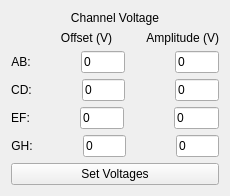
     <widget class="QWidget" name="verticalLayoutWidget_2">
      <property name="geometry">
       <rect>
        <x>300</x>
        <y>0</y>
        <width>230</width>
        <height>177</height>
       </rect>
      </property>
      <layout class="QVBoxLayout" name="Channel_voltage_layout">
       <property name="sizeConstraint">
        <enum>QLayout::SetDefaultConstraint</enum>
       </property>
       <item>
        <widget class="QLabel" name="label_3">
         <property name="text">
          <string>Channel Voltage</string>
         </property>
         <property name="alignment">
          <set>Qt::AlignCenter</set>
         </property>
        </widget>
       </item>
       <item>
        <layout class="QHBoxLayout" name="horizontalLayout">
         <item>
          <widget class="QLabel" name="offset_label">
           <property name="text">
            <string>Offset (V)</string>
           </property>
           <property name="alignment">
            <set>Qt::AlignRight|Qt::AlignTrailing|Qt::AlignVCenter</set>
           </property>
          </widget>
         </item>
         <item>
          <widget class="QLabel" name="amplitude_label">
           <property name="text">
            <string>Amplitude (V)</string>
           </property>
           <property name="alignment">
            <set>Qt::AlignRight|Qt::AlignTrailing|Qt::AlignVCenter</set>
           </property>
          </widget>
         </item>
        </layout>
       </item>
       <item>
        <layout class="QHBoxLayout" name="Channel_voltage_AB">
         <property name="spacing">
          <number>50</number>
         </property>
         <item>
          <widget class="QLabel" name="channel_name_9">
           <property name="text">
            <string>AB:</string>
           </property>
           <property name="alignment">
            <set>Qt::AlignCenter</set>
           </property>
          </widget>
         </item>
         <item>
          <widget class="QLineEdit" name="ab_offset_entry">
           <property name="text">
            <string>0</string>
           </property>
           <property name="alignment">
            <set>Qt::AlignLeading|Qt::AlignLeft|Qt::AlignVCenter</set>
           </property>
          </widget>
         </item>
         <item>
          <widget class="QLineEdit" name="ab_amplitude_entry">
           <property name="text">
            <string>0</string>
           </property>
           <property name="alignment">
            <set>Qt::AlignLeading|Qt::AlignLeft|Qt::AlignVCenter</set>
           </property>
          </widget>
         </item>
        </layout>
       </item>
       <item>
        <layout class="QHBoxLayout" name="Channel_voltage_AB_2">
         <property name="spacing">
          <number>50</number>
         </property>
         <item>
          <widget class="QLabel" name="channel_name_10">
           <property name="text">
            <string>CD:</string>
           </property>
           <property name="alignment">
            <set>Qt::AlignCenter</set>
           </property>
          </widget>
         </item>
         <item>
          <widget class="QLineEdit" name="cd_offset_entry">
           <property name="text">
            <string>0</string>
           </property>
           <property name="alignment">
            <set>Qt::AlignLeading|Qt::AlignLeft|Qt::AlignVCenter</set>
           </property>
          </widget>
         </item>
         <item>
          <widget class="QLineEdit" name="cd_amplitude_entry">
           <property name="text">
            <string>0</string>
           </property>
           <property name="alignment">
            <set>Qt::AlignLeading|Qt::AlignLeft|Qt::AlignVCenter</set>
           </property>
          </widget>
         </item>
        </layout>
       </item>
       <item>
        <layout class="QHBoxLayout" name="Channel_voltage_AB_3">
         <property name="spacing">
          <number>50</number>
         </property>
         <item>
          <widget class="QLabel" name="channel_name_11">
           <property name="text">
            <string>EF:</string>
           </property>
           <property name="alignment">
            <set>Qt::AlignCenter</set>
           </property>
          </widget>
         </item>
         <item>
          <widget class="QLineEdit" name="ef_offset_entry">
           <property name="text">
            <string>0</string>
           </property>
           <property name="alignment">
            <set>Qt::AlignLeading|Qt::AlignLeft|Qt::AlignVCenter</set>
           </property>
          </widget>
         </item>
         <item>
          <widget class="QLineEdit" name="ef_amplitude_entry">
           <property name="text">
            <string>0</string>
           </property>
           <property name="alignment">
            <set>Qt::AlignLeading|Qt::AlignLeft|Qt::AlignVCenter</set>
           </property>
          </widget>
         </item>
        </layout>
       </item>
       <item>
        <layout class="QHBoxLayout" name="Channel_voltage_AB_5">
         <property name="spacing">
          <number>50</number>
         </property>
         <item>
          <widget class="QLabel" name="channel_name_13">
           <property name="text">
            <string>GH:</string>
           </property>
           <property name="alignment">
            <set>Qt::AlignCenter</set>
           </property>
          </widget>
         </item>
         <item>
          <widget class="QLineEdit" name="gh_offset_entry">
           <property name="text">
            <string>0</string>
           </property>
           <property name="alignment">
            <set>Qt::AlignLeading|Qt::AlignLeft|Qt::AlignVCenter</set>
           </property>
          </widget>
         </item>
         <item>
          <widget class="QLineEdit" name="gh_amplitude_entry">
           <property name="text">
            <string>0</string>
           </property>
           <property name="alignment">
            <set>Qt::AlignLeading|Qt::AlignLeft|Qt::AlignVCenter</set>
           </property>
          </widget>
         </item>
        </layout>
       </item>
       <item>
        <widget class="QPushButton" name="set_voltage_button">
         <property name="text">
          <string>Set Voltages</string>
         </property>
        </widget>
       </item>
      </layout>
     </widget>
